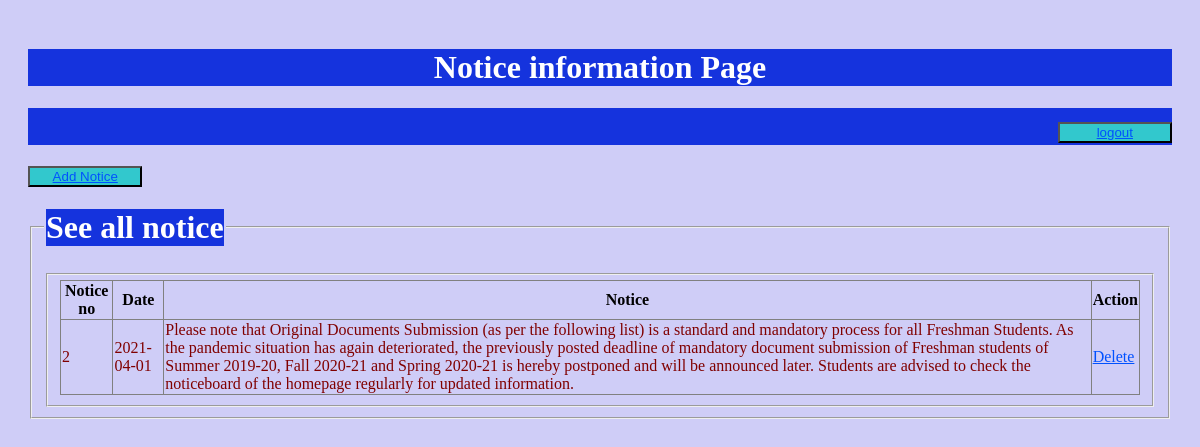
The app's page /adminview/notice.php with its own data.
### tables this page shows
CREATE TABLE `notice` (
  `notice_no` int(11) NOT NULL,
  `Date` date DEFAULT NULL,
  `notice` varchar(10000) DEFAULT NULL
);

### adminview/notice.php (the view, shortened to what this page needs)
<!DOCTYPE html>
<html>
<head>
<link rel="stylesheet" type="text/css" href="../css/mycss10.css">
</head>
 <body>
    <h1 align="center"> Notice information Page </h1>
    <div class="navbar">
<h1 align="right" ><button> <a href="../admincontrol/logout.php">logout</a> </h1> </button>
<button><a href="addnotice.php">Add Notice</a>  </h5> </button>
</div>
</body>
</html>
<?php
include "../models/db_config.php";
$conn = mysqli_connect($dbhost, $dbuser, $dbpass,$db);
$query="select * from notice";
$result=mysqli_query($conn,$query);
?>
<fieldset>
<legend><h1>See all notice</h1></legend>
<fieldset>
<table align ="center" border="1" style="border-collapse:collapse">
<tr>
<th>Notice no</th>
<th>Date</th>
<th>Notice</th>
<th>Action</th>
</tr>
<?php
while($row=mysqli_fetch_assoc($result))
{
    echo "<tr>";
    echo"<td>".$row["notice_no"]."</td>";
    echo"<td>".$row["Date"]."</td>";
    echo"<td>".$row["notice"]."</td>";
    echo   "<td><a href='deletenotice.php?id={$row['notice_no']}'> Delete </a></td>";
    echo"</tr>";
}
?>
</table>

### css/mycss10.css (style rules this page uses)
body { background-color: rgba(201, 199, 247, 0.884); padding: 20px; }
h1 { color: white; background-color: rgb(21, 51, 221); }
a:link { color: rgb(0, 81, 255); }
button { background-color:rgb(50, 200, 205); width:10%; height: 7%; }
td { color: maroon; }

### records on screen
notice: notice_no "2", Date "2021-04-01", notice "Please note that Original Documents Submission (as per the following list) is a standard and mandatory process for all Freshman Students. As the pandemic situation has again deteriorated, the previously posted deadline of mandatory document submission of Freshman students of Summer 2019-20, Fall 2020-21 and Spring 2020-21 is hereby postponed and will be announced later. Students are advised to check the noticeboard of the homepage regularly for updated information."
